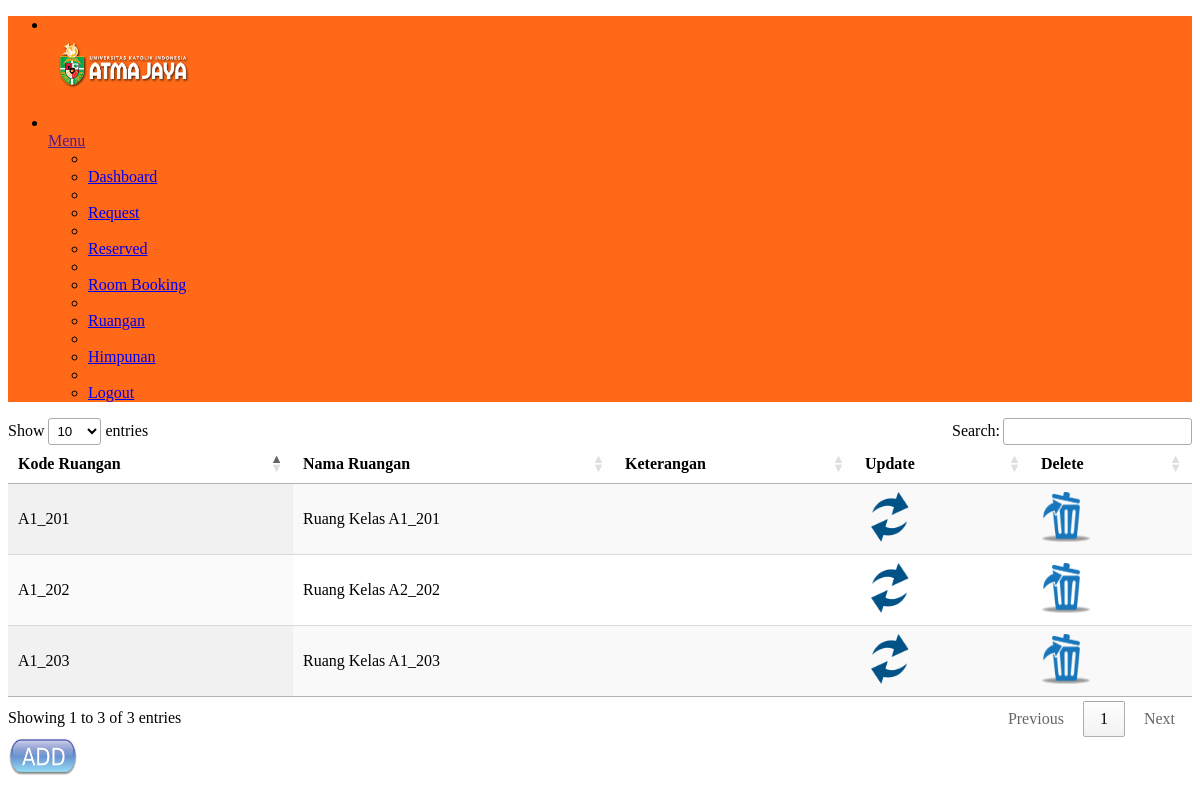
The app's page /?page=DataRuangan (signed in), older data.
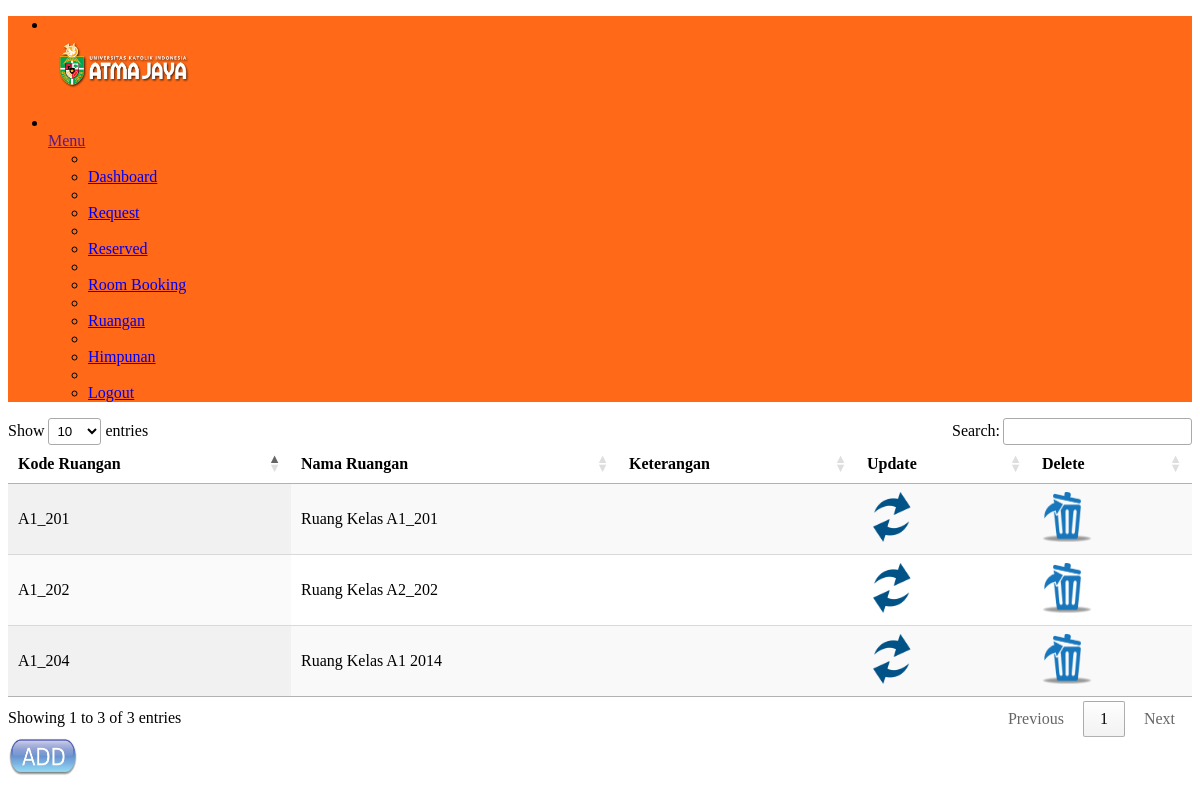
The same page, newer data.
### tables this page shows
CREATE TABLE IF NOT EXISTS `tb_ruangan` (
  `id` int(11) NOT NULL AUTO_INCREMENT,
  `kd_ruangan` varchar(10) NOT NULL,
  `nama_ruangan` text NOT NULL,
  `keterangan` text NOT NULL,
  PRIMARY KEY (`id`)
);

### Koneksi/koneksi.php (called while the page is built, shortened)
<?php
	$myDbs = "sistem_ruangan";
?>

### fungsi/fungsi.php (called while the page is built, shortened)
<?php
class DB_Functions {
    function __construct() {
        include 'Koneksi/koneksi.php';
    }
    function getDataRuangan() {
        $result = mysql_query("SELECT * FROM tb_ruangan");
        return $result;
    }
}
?>

### show_ruangan.php (the view, shortened to what this page needs)
<!DOCTYPE html>
<html>
    <head>
        <?php
        require "./admin/partials/header.php";
        include "./fungsi/fungsi.php";
        $fungsi = new DB_Functions();
        ?>
        <link rel="stylesheet" type="text/css" href="https://cdn.datatables.net/1.10.11/css/jquery.dataTables.min.css">
    </head>
    <main class="main-content bgc-grey-100">
        <div id="mainContent">
            <table class="display table table-striped table-bordered" id="datatable">
                <thead>
                <th>Kode Ruangan</th>
                <th>Nama Ruangan</th>
                <th>Keterangan</th>
                <th>Update</th>
                <th>Delete</th>
                </thead>
                <tbody>
                    <?php
                    $myQry = $fungsi->getDataRuangan();
                    while ($kolomData = mysql_fetch_array($myQry)) {
                        ?>
                        <tr>
                            <td><?php echo $kolomData['kd_ruangan']; ?></td>
                            <td><?php echo $kolomData['nama_ruangan']; ?></td>
                            <td><?php echo $kolomData['keterangan']; ?></td>
                            <td>
                                <a href="?page=UpdateRuangan&Kode=<?php echo md5($kolomData['id']) ?>">
                                   <img src="images/update.png" width="50" height="50">
                                </a>
                            </td>
                            <td>
                                <a href="?page=DeleteRuangan&Kode=<?php echo md5($kolomData['id']) ?>">
                                <img src="images/delete.png" width="50" height="50">
                                </a>
                            </td>
                        </tr>
                    <?php } ?>
                </tbody>
            </table>
            <a href="?page=TambahRuangan">
                <img src="images/add_button.png" width="70" height="40">
            </a>
        </div>
    </main>
</html>

Row changes from the older to the newer data that the page shows:
removed tb_ruangan: kd_ruangan "A1_203", nama_ruangan "Ruang Kelas A1_203"
added tb_ruangan: kd_ruangan "A1_204", nama_ruangan "Ruang Kelas A1 2014"
